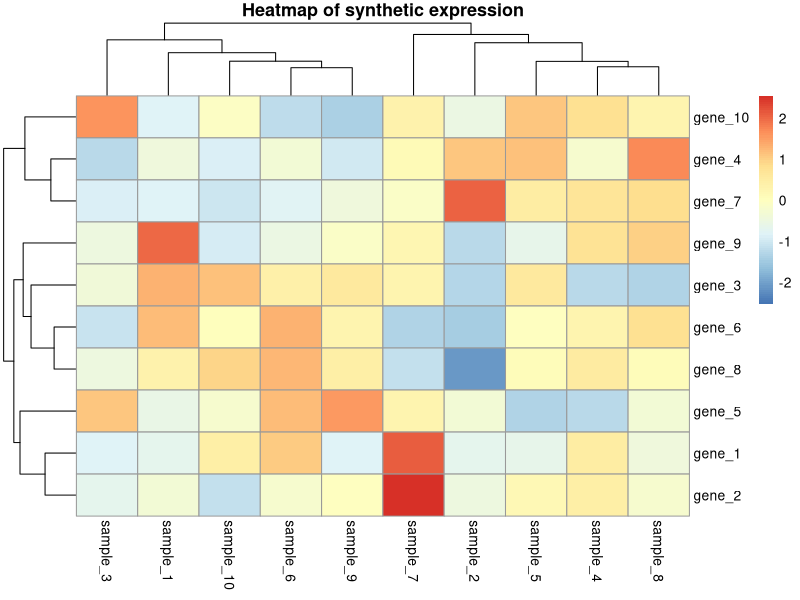
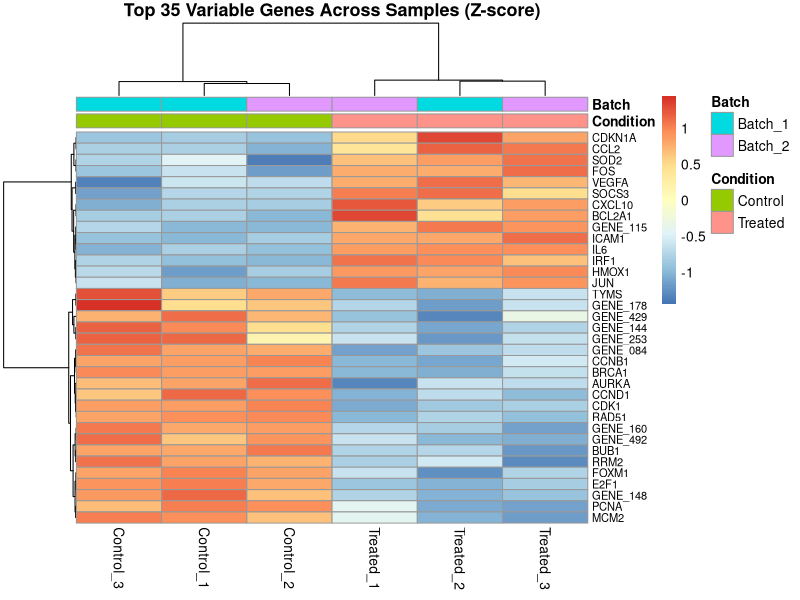

Write R code to recreate these figures, in order.
library(tidyverse)
library(pheatmap)
library(RColorBrewer)

# ============================================================
# 05_Heatmaps.R
# Example heatmap of normalised expression values
# ============================================================

# ------------------------------------------------------------
# Part 1: Quick synthetic matrix example
# ------------------------------------------------------------
mat <- matrix(
  rnorm(100),
  nrow = 10,
  dimnames = list(paste0("gene_", 1:10), paste0("sample_", 1:10))
)

pheatmap(
  mat,
  scale = "row",
  clustering_distance_rows = "euclidean",
  clustering_distance_cols = "euclidean",
  main = "Heatmap of synthetic expression"
)

# ------------------------------------------------------------
# Part 2: RNA-seq heatmap of top variable genes from data/
# ------------------------------------------------------------
norm_counts <- read_csv("data/rnaseq_normalized_counts.csv", show_col_types = FALSE)
meta <- read_csv("data/sample_metadata.csv", show_col_types = FALSE)

# Build expression matrix
expr_mat <- as.matrix(norm_counts[, meta$sample_id])
rownames(expr_mat) <- norm_counts$gene_symbol

# Identify the top 35 most variable genes
gene_vars <- apply(expr_mat, 1, var)
top_genes <- names(sort(gene_vars, decreasing = TRUE))[1:35]
mat_top <- expr_mat[top_genes, ]

# Create column annotation data frame
col_ann <- data.frame(
  Condition = meta$condition,
  Batch = meta$batch,
  row.names = meta$sample_id
)

# Render clustered heatmap with row z-score scaling
pheatmap(
  mat_top,
  scale = "row",
  annotation_col = col_ann,
  color = colorRampPalette(rev(brewer.pal(n = 7, name = "RdYlBu")))(100),
  clustering_distance_rows = "correlation",
  clustering_distance_cols = "euclidean",
  clustering_method = "complete",
  show_rownames = TRUE,
  fontsize_row = 8,
  fontsize_col = 10,
  main = "Top 35 Variable Genes Across Samples (Z-score)"
)
